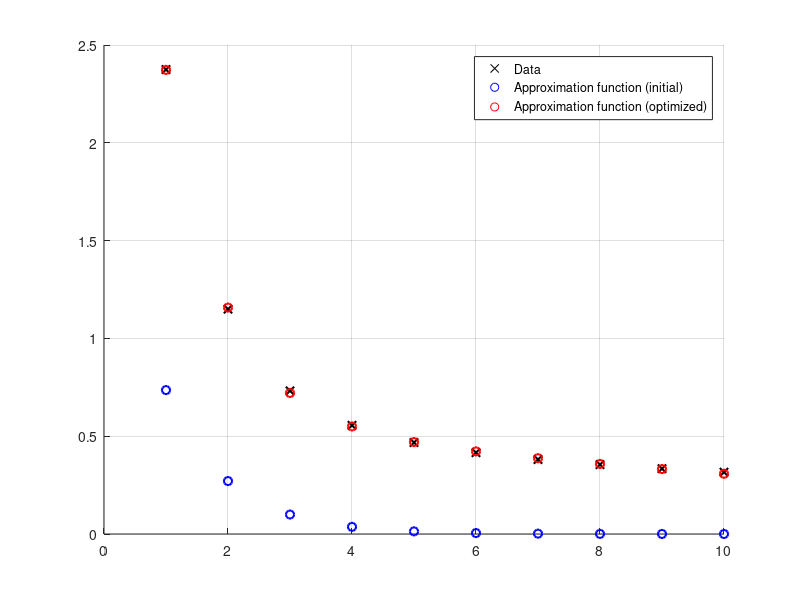

MATLAB code to generate this figure:
clear
clc

% Dataset
data = [1 2.3743; 2 1.1497; 3 0.7317; 4 0.5556; 5 0.4675; 6 0.4157; 7 0.3807; 8 0.3546; 9 0.3337; 10 0.3164];
bounds = [0 10];

% Function definition
parameters = [1 1 1 1];
funck = @(a, b, c, d, t) a .* exp(-b * t) + c .* exp(-d * t);

% Calculate initial approximation values
d = data(:,1);
y = data(:,2);

% Find function that takes a, b, c and d as parameters and returns the
% difference between the model and the actual data
fun = @(x) funck(x(1), x(2), x(3), x(4), d) - y;

% Optimize parameters
lb = ones(1, size(parameters, 2)) * bounds(1);
ub = ones(1, size(parameters, 2)) * bounds(2);
parameters = lsqnonlin(fun, parameters, lb, ub);

% Plot setup
scatter(d, data(:,2), 'x', 'LineWidth', 1.5, 'MarkerEdgeColor', [0 0 0]);
hold on
scatter(d, funck(1, 1, 1, 1, d), 'LineWidth', 1.5, 'MarkerEdgeColor', [0 0 1]);
scatter(d, funck(parameters(1), parameters(2), parameters(3), parameters(4), d), 'LineWidth', 1.5, 'MarkerEdgeColor', [1 0 0]);
legend('Data', 'Approximation function (initial)', 'Approximation function (optimized)', 'Location','northeast');
grid on